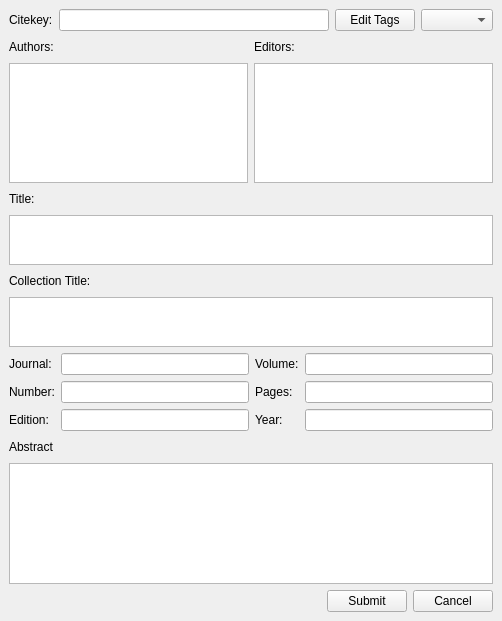
<ui version="4.0" >
 <author></author>
 <comment></comment>
 <exportmacro></exportmacro>
 <class>bibEntryForm</class>
 <widget class="QWidget" name="bibEntryForm" >
  <property name="geometry" >
   <rect>
    <x>0</x>
    <y>0</y>
    <width>502</width>
    <height>621</height>
   </rect>
  </property>
  <property name="windowTitle" >
   <string>Form</string>
  </property>
  <layout class="QVBoxLayout" >
   <property name="margin" >
    <number>9</number>
   </property>
   <property name="spacing" >
    <number>6</number>
   </property>
   <item>
    <layout class="QHBoxLayout" >
     <property name="margin" >
      <number>0</number>
     </property>
     <property name="spacing" >
      <number>6</number>
     </property>
     <item>
      <widget class="QLabel" name="label_2_2" >
       <property name="text" >
        <string>Citekey:</string>
       </property>
      </widget>
     </item>
     <item>
      <widget class="QLineEdit" name="citekeyEdit" />
     </item>
     <item>
      <widget class="QPushButton" name="editTagsButton" >
       <property name="text" >
        <string>Edit Tags</string>
       </property>
      </widget>
     </item>
     <item>
      <widget class="QComboBox" name="typeBox" />
     </item>
    </layout>
   </item>
   <item>
    <layout class="QHBoxLayout" >
     <property name="margin" >
      <number>0</number>
     </property>
     <property name="spacing" >
      <number>6</number>
     </property>
     <item>
      <layout class="QVBoxLayout" >
       <property name="margin" >
        <number>0</number>
       </property>
       <property name="spacing" >
        <number>6</number>
       </property>
       <item>
        <layout class="QHBoxLayout" >
         <property name="margin" >
          <number>0</number>
         </property>
         <property name="spacing" >
          <number>6</number>
         </property>
         <item>
          <widget class="QLabel" name="label" >
           <property name="text" >
            <string>Authors:</string>
           </property>
          </widget>
         </item>
         <item>
          <spacer>
           <property name="orientation" >
            <enum>Qt::Horizontal</enum>
           </property>
           <property name="sizeHint" >
            <size>
             <width>141</width>
             <height>20</height>
            </size>
           </property>
          </spacer>
         </item>
        </layout>
       </item>
       <item>
        <widget class="QTextEdit" name="authorsEdit" >
         <property name="tabChangesFocus" >
          <bool>true</bool>
         </property>
        </widget>
       </item>
      </layout>
     </item>
     <item>
      <layout class="QVBoxLayout" >
       <property name="margin" >
        <number>0</number>
       </property>
       <property name="spacing" >
        <number>6</number>
       </property>
       <item>
        <layout class="QHBoxLayout" >
         <property name="margin" >
          <number>0</number>
         </property>
         <property name="spacing" >
          <number>6</number>
         </property>
         <item>
          <widget class="QLabel" name="label_3" >
           <property name="text" >
            <string>Editors:</string>
           </property>
          </widget>
         </item>
         <item>
          <spacer>
           <property name="orientation" >
            <enum>Qt::Horizontal</enum>
           </property>
           <property name="sizeHint" >
            <size>
             <width>191</width>
             <height>20</height>
            </size>
           </property>
          </spacer>
         </item>
        </layout>
       </item>
       <item>
        <widget class="QTextEdit" name="editorsEdit" >
         <property name="tabChangesFocus" >
          <bool>true</bool>
         </property>
        </widget>
       </item>
      </layout>
     </item>
    </layout>
   </item>
   <item>
    <layout class="QVBoxLayout" >
     <property name="margin" >
      <number>0</number>
     </property>
     <property name="spacing" >
      <number>6</number>
     </property>
     <item>
      <layout class="QHBoxLayout" >
       <property name="margin" >
        <number>0</number>
       </property>
       <property name="spacing" >
        <number>6</number>
       </property>
       <item>
        <widget class="QLabel" name="label_4" >
         <property name="text" >
          <string>Title:</string>
         </property>
        </widget>
       </item>
       <item>
        <spacer>
         <property name="orientation" >
          <enum>Qt::Horizontal</enum>
         </property>
         <property name="sizeHint" >
          <size>
           <width>401</width>
           <height>20</height>
          </size>
         </property>
        </spacer>
       </item>
      </layout>
     </item>
     <item>
      <widget class="QTextEdit" name="titleEdit" >
       <property name="maximumSize" >
        <size>
         <width>16777215</width>
         <height>50</height>
        </size>
       </property>
       <property name="tabChangesFocus" >
        <bool>true</bool>
       </property>
      </widget>
     </item>
    </layout>
   </item>
   <item>
    <layout class="QVBoxLayout" >
     <property name="margin" >
      <number>0</number>
     </property>
     <property name="spacing" >
      <number>6</number>
     </property>
     <item>
      <layout class="QHBoxLayout" >
       <property name="margin" >
        <number>0</number>
       </property>
       <property name="spacing" >
        <number>6</number>
       </property>
       <item>
        <widget class="QLabel" name="label_11" >
         <property name="text" >
          <string>Collection Title:</string>
         </property>
        </widget>
       </item>
       <item>
        <spacer>
         <property name="orientation" >
          <enum>Qt::Horizontal</enum>
         </property>
         <property name="sizeHint" >
          <size>
           <width>331</width>
           <height>20</height>
          </size>
         </property>
        </spacer>
       </item>
      </layout>
     </item>
     <item>
      <widget class="QTextEdit" name="collectionTitleEdit" >
       <property name="maximumSize" >
        <size>
         <width>16777215</width>
         <height>50</height>
        </size>
       </property>
      </widget>
     </item>
    </layout>
   </item>
   <item>
    <layout class="QGridLayout" >
     <property name="margin" >
      <number>0</number>
     </property>
     <property name="spacing" >
      <number>6</number>
     </property>
     <item row="2" column="2" >
      <widget class="QLabel" name="label_10" >
       <property name="text" >
        <string>Year:</string>
       </property>
      </widget>
     </item>
     <item row="1" column="2" >
      <widget class="QLabel" name="label_8" >
       <property name="text" >
        <string>Pages:</string>
       </property>
      </widget>
     </item>
     <item row="0" column="2" >
      <widget class="QLabel" name="label_6" >
       <property name="text" >
        <string>Volume:</string>
       </property>
      </widget>
     </item>
     <item row="0" column="0" >
      <widget class="QLabel" name="journalLabel" >
       <property name="text" >
        <string>Journal:</string>
       </property>
      </widget>
     </item>
     <item row="1" column="0" >
      <widget class="QLabel" name="label_7" >
       <property name="text" >
        <string>Number:</string>
       </property>
      </widget>
     </item>
     <item row="0" column="1" >
      <widget class="QLineEdit" name="journalEdit" />
     </item>
     <item row="2" column="3" >
      <widget class="QLineEdit" name="yearEdit" />
     </item>
     <item row="0" column="3" >
      <widget class="QLineEdit" name="volumeEdit" />
     </item>
     <item row="2" column="1" >
      <widget class="QLineEdit" name="editionEdit" />
     </item>
     <item row="1" column="3" >
      <widget class="QLineEdit" name="pagesEdit" />
     </item>
     <item row="1" column="1" >
      <widget class="QLineEdit" name="numberEdit" />
     </item>
     <item row="2" column="0" >
      <widget class="QLabel" name="label_2" >
       <property name="text" >
        <string>Edition:</string>
       </property>
      </widget>
     </item>
    </layout>
   </item>
   <item>
    <layout class="QVBoxLayout" >
     <property name="margin" >
      <number>0</number>
     </property>
     <property name="spacing" >
      <number>6</number>
     </property>
     <item>
      <layout class="QHBoxLayout" >
       <property name="margin" >
        <number>0</number>
       </property>
       <property name="spacing" >
        <number>6</number>
       </property>
       <item>
        <widget class="QLabel" name="label_9" >
         <property name="text" >
          <string>Abstract</string>
         </property>
        </widget>
       </item>
       <item>
        <spacer>
         <property name="orientation" >
          <enum>Qt::Horizontal</enum>
         </property>
         <property name="sizeHint" >
          <size>
           <width>401</width>
           <height>20</height>
          </size>
         </property>
        </spacer>
       </item>
      </layout>
     </item>
     <item>
      <widget class="QTextEdit" name="abstractEdit" >
       <property name="tabChangesFocus" >
        <bool>true</bool>
       </property>
      </widget>
     </item>
    </layout>
   </item>
   <item>
    <layout class="QHBoxLayout" >
     <property name="margin" >
      <number>0</number>
     </property>
     <property name="spacing" >
      <number>6</number>
     </property>
     <item>
      <spacer>
       <property name="orientation" >
        <enum>Qt::Horizontal</enum>
       </property>
       <property name="sizeHint" >
        <size>
         <width>231</width>
         <height>20</height>
        </size>
       </property>
      </spacer>
     </item>
     <item>
      <widget class="QPushButton" name="submitButton" >
       <property name="text" >
        <string>Submit</string>
       </property>
      </widget>
     </item>
     <item>
      <widget class="QPushButton" name="cancelButton" >
       <property name="text" >
        <string>Cancel</string>
       </property>
      </widget>
     </item>
    </layout>
   </item>
  </layout>
 </widget>
 <pixmapfunction></pixmapfunction>
 <tabstops>
  <tabstop>citekeyEdit</tabstop>
  <tabstop>typeBox</tabstop>
  <tabstop>authorsEdit</tabstop>
  <tabstop>editorsEdit</tabstop>
  <tabstop>titleEdit</tabstop>
  <tabstop>collectionTitleEdit</tabstop>
  <tabstop>journalEdit</tabstop>
  <tabstop>volumeEdit</tabstop>
  <tabstop>numberEdit</tabstop>
  <tabstop>pagesEdit</tabstop>
  <tabstop>editionEdit</tabstop>
  <tabstop>yearEdit</tabstop>
  <tabstop>abstractEdit</tabstop>
  <tabstop>submitButton</tabstop>
  <tabstop>cancelButton</tabstop>
  <tabstop>editTagsButton</tabstop>
 </tabstops>
 <resources/>
 <connections/>
</ui>
